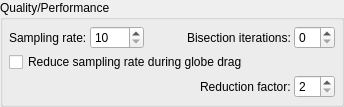
    <widget class="QGroupBox" name="quality_performance_group_box">
     <property name="title">
      <string>Quality/Performance</string>
     </property>
     <layout class="QVBoxLayout" name="verticalLayout_8">
      <property name="spacing">
       <number>3</number>
      </property>
      <property name="margin">
       <number>6</number>
      </property>
      <item>
       <layout class="QHBoxLayout" name="sampling_rate_and_bisections_widget">
        <item>
         <widget class="QLabel" name="sampling_rate_label">
          <property name="text">
           <string>Sampling rate:</string>
          </property>
         </widget>
        </item>
        <item>
         <widget class="QSpinBox" name="sampling_rate_spin_box">
          <property name="keyboardTracking">
           <bool>false</bool>
          </property>
          <property name="minimum">
           <number>10</number>
          </property>
          <property name="maximum">
           <number>2000</number>
          </property>
          <property name="singleStep">
           <number>5</number>
          </property>
          <property name="value">
           <number>10</number>
          </property>
         </widget>
        </item>
        <item>
         <spacer name="sampling_rate_spacer">
          <property name="orientation">
           <enum>Qt::Horizontal</enum>
          </property>
          <property name="sizeHint" stdset="0">
           <size>
            <width>40</width>
            <height>20</height>
           </size>
          </property>
         </spacer>
        </item>
        <item>
         <widget class="QLabel" name="bisection_iterations_label">
          <property name="text">
           <string>Bisection iterations:</string>
          </property>
         </widget>
        </item>
        <item>
         <widget class="QSpinBox" name="bisection_iterations_spin_box">
          <property name="keyboardTracking">
           <bool>false</bool>
          </property>
          <property name="maximum">
           <number>10</number>
          </property>
          <property name="value">
           <number>0</number>
          </property>
         </widget>
        </item>
       </layout>
      </item>
      <item>
       <widget class="QCheckBox" name="improve_performance_during_drag_globe_check_box">
        <property name="text">
         <string>Reduce sampling rate during globe drag</string>
        </property>
       </widget>
      </item>
      <item>
       <widget class="QWidget" name="sample_rate_reduction_widget" native="true">
        <layout class="QHBoxLayout" name="horizontalLayout_28">
         <property name="spacing">
          <number>3</number>
         </property>
         <property name="margin">
          <number>0</number>
         </property>
         <item>
          <spacer name="horizontalSpacer">
           <property name="orientation">
            <enum>Qt::Horizontal</enum>
           </property>
           <property name="sizeHint" stdset="0">
            <size>
             <width>40</width>
             <height>20</height>
            </size>
           </property>
          </spacer>
         </item>
         <item>
          <widget class="QLabel" name="improve_performance_during_drag_globe_label">
           <property name="text">
            <string>Reduction factor:</string>
           </property>
          </widget>
         </item>
         <item>
          <widget class="QSpinBox" name="improve_performance_during_drag_globe_spin_box">
           <property name="keyboardTracking">
            <bool>false</bool>
           </property>
           <property name="minimum">
            <number>2</number>
           </property>
           <property name="maximum">
            <number>50</number>
           </property>
          </widget>
         </item>
        </layout>
       </widget>
      </item>
     </layout>
    </widget>
